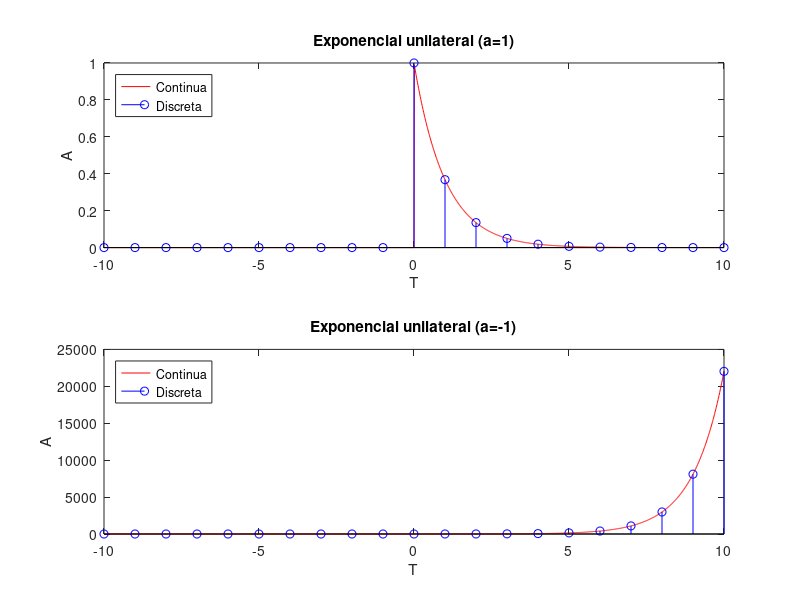

The MATLAB script that drew this image:
% TEMA 1.1 - EJ 7 - RAMPA
clear all;
close all;

%Pasos
n=-10:10;
t=-10:0.01:10;

%Variables
a1=1;
a2=-1;

%Funciones Exponenciales
xt1=(exp(-a1*t)).*(t>0);
xn1=(exp(-a1*n)).*(n>=0);  %Discreta

xt2=(exp(-a2*t)).*(t>0);
xn2=(exp(-a2*n)).*(n>=0);  %Discreta

figure

subplot(2,1,1)
plot(t,xt1,"r");
hold on
stem(n,xn1,"b")

xlabel('T');
ylabel('A');
title("Exponencial unilateral (a=1)");

lg= legend('Continua', 'Discreta')
set(lg, "location", "northwest")


subplot(2,1,2)
plot(t,xt2,"r");
hold on
stem(n,xn2,"b")

xlabel('T');
ylabel('A');
title("Exponencial unilateral (a=-1)");

lg= legend('Continua', 'Discreta')
set(lg, "location", "northwest")
